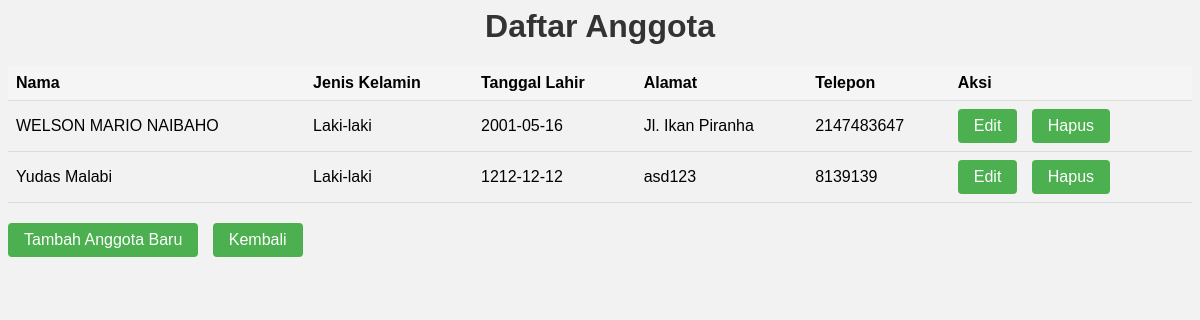
The page /views/anggota/index.php on the database its author committed.
### tables this page shows
CREATE TABLE `anggota` (
  `id_anggota` int(11) NOT NULL,
  `nama` varchar(50) NOT NULL,
  `jenis_kelamin` enum('Laki-laki','Perempuan') NOT NULL,
  `tanggal_lahir` date NOT NULL,
  `alamat` varchar(100) NOT NULL,
  `telepon` int(15) DEFAULT NULL
);

### models/Anggota.php (called while the page is built, shortened)
<?php
class Anggota
{
    private $conn;
    public function __construct($conn)
    {
        $this->conn = $conn;
    }
    public function getAllAnggota()
    {
        $sql = "SELECT * FROM Anggota";
        $result = $this->conn->query($sql);
        $anggota = [];
        if ($result->num_rows > 0) {
            while ($row = $result->fetch_assoc()) {
                $anggota[] = $row;
            }
        }
        return $anggota;
    }
}

### views/anggota/index.php (the view, shortened to what this page needs)
<?php
require_once './../../koneksi.php';
require_once './../../models/Anggota.php';
$anggotaModel = new Anggota($conn);
$anggotaList = $anggotaModel->getAllAnggota();
?>
<!DOCTYPE html>
<html>
<head>
</head>
<body>
    <h1>Daftar Anggota</h1>
    <table>
        <tr>
            <th>Nama</th>
            <th>Jenis Kelamin</th>
            <th>Tanggal Lahir</th>
            <th>Alamat</th>
            <th>Telepon</th>
            <th>Aksi</th>
        </tr>
        <?php foreach ($anggotaList as $anggota) { ?>
            <tr>
                <td><?php echo $anggota['nama']; ?></td>
                <td><?php echo $anggota['jenis_kelamin']; ?></td>
                <td><?php echo $anggota['tanggal_lahir']; ?></td>
                <td><?php echo $anggota['alamat']; ?></td>
                <td><?php echo $anggota['telepon']; ?></td>
                <td>
                    <a href="edit.php?id=<?php echo $anggota['id_anggota']; ?>">Edit</a>
                    <a href="delete.php?id=<?php echo $anggota['id_anggota']; ?>" class="delete-link" onclick="return confirmDelete()">Hapus</a>
                </td>
            </tr>
        <?php } ?>
    </table>
    <a href="create.php">Tambah Anggota Baru</a>
    <a href="./../../index.php">Kembali</a>
</body>
</html>

### views/anggota/index.php (style rules this page uses)
body { font-family: Arial, sans-serif; background-color: #f2f2f2; background-image: url('./../../img/whitegym.jpg'); background-repeat: no-repeat; background-size: cover; }
h1 { color: #333; text-align: center; }
table { width: 100%; border-collapse: collapse; margin-bottom: 20px; }
th, td { padding: 8px; text-align: left; border-bottom: 1px solid #ddd; }
th { background-color: #f5f5f5; }
a { display: inline-block; background-color: #4CAF50; color: white; padding: 8px 16px; text-decoration: none; border-radius: 4px; margin-right: 10px; }

### rows shown on the page
anggota: nama "WELSON MARIO NAIBAHO", jenis_kelamin "Laki-laki", tanggal_lahir "2001-05-16", alamat "Jl. Ikan Piranha", telepon "2147483647"
anggota: nama "Yudas Malabi", jenis_kelamin "Laki-laki", tanggal_lahir "1212-12-12", alamat "asd123", telepon "8139139"
